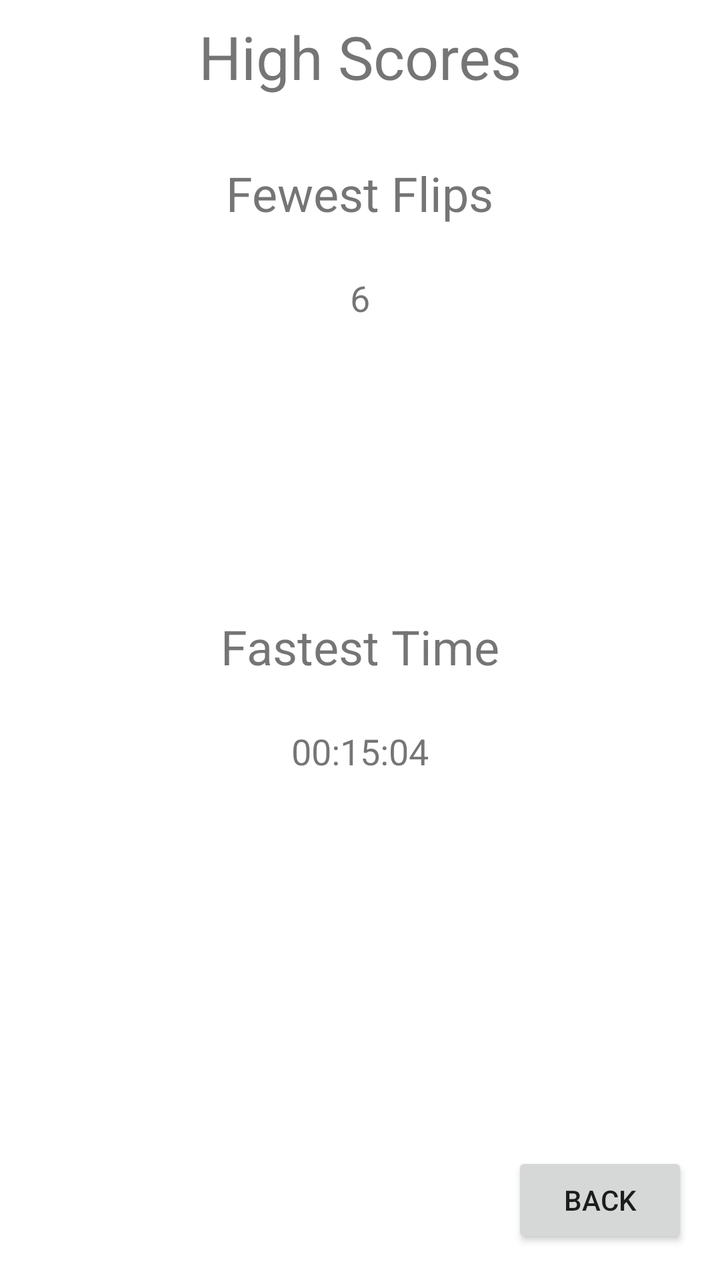
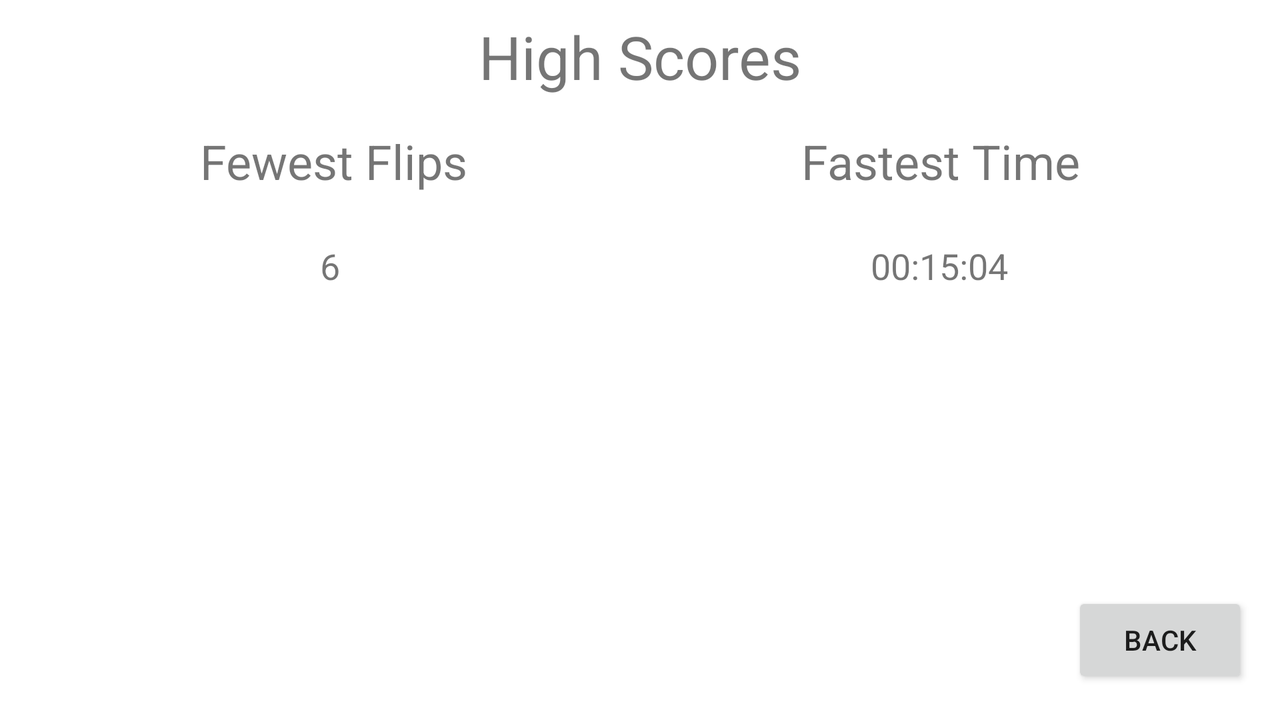

One screen, two layout resources from the same app: the default and the author's alternative for another configuration. Each is rendered where Android would select it; the XML of both is given below.
<!-- AndroidManifest.xml: application theme Theme.FlipDroid -->
<!-- res/layout/activity_scoreboard.xml -->
<?xml version="1.0" encoding="utf-8"?>
<androidx.constraintlayout.widget.ConstraintLayout xmlns:android="http://schemas.android.com/apk/res/android"
    xmlns:app="http://schemas.android.com/apk/res-auto"
    xmlns:tools="http://schemas.android.com/tools"
    android:layout_width="match_parent"
    android:layout_height="match_parent"
    tools:context=".Scoreboard">

    <TextView
        android:id="@+id/txt_score_title"
        android:layout_width="wrap_content"
        android:layout_height="wrap_content"
        android:layout_marginStart="8dp"
        android:layout_marginLeft="8dp"
        android:layout_marginTop="8dp"
        android:layout_marginEnd="8dp"
        android:layout_marginRight="8dp"
        android:text="@string/high_scores"
        android:textSize="30sp"
        app:layout_constraintEnd_toEndOf="parent"
        app:layout_constraintStart_toStartOf="parent"
        app:layout_constraintTop_toTopOf="parent" />

    <TextView
        android:id="@+id/txt_flips_title"
        android:layout_width="wrap_content"
        android:layout_height="wrap_content"
        android:layout_marginStart="8dp"
        android:layout_marginLeft="8dp"
        android:layout_marginTop="32dp"
        android:layout_marginEnd="8dp"
        android:layout_marginRight="8dp"
        android:text="@string/flips_title"
        android:textSize="24sp"
        app:layout_constraintEnd_toEndOf="parent"
        app:layout_constraintStart_toStartOf="parent"
        app:layout_constraintTop_toBottomOf="@+id/txt_score_title" />

    <TextView
        android:id="@+id/txt_flips_1"
        android:layout_width="wrap_content"
        android:layout_height="wrap_content"
        android:layout_marginStart="8dp"
        android:layout_marginLeft="8dp"
        android:layout_marginTop="24dp"
        android:layout_marginEnd="8dp"
        android:layout_marginRight="8dp"
        android:text="@string/flips_1"
        android:textSize="18sp"
        app:layout_constraintEnd_toEndOf="parent"
        app:layout_constraintStart_toStartOf="parent"
        app:layout_constraintTop_toBottomOf="@+id/txt_flips_title" />

    <TextView
        android:id="@+id/txt_time_title"
        android:layout_width="wrap_content"
        android:layout_height="wrap_content"
        android:layout_marginStart="8dp"
        android:layout_marginLeft="8dp"
        android:layout_marginTop="146dp"
        android:layout_marginEnd="8dp"
        android:layout_marginRight="8dp"
        android:text="@string/time_title"
        android:textSize="24sp"
        app:layout_constraintEnd_toEndOf="parent"
        app:layout_constraintStart_toStartOf="parent"
        app:layout_constraintTop_toBottomOf="@+id/txt_flips_1" />

    <TextView
        android:id="@+id/txt_time_1"
        android:layout_width="wrap_content"
        android:layout_height="wrap_content"
        android:layout_marginStart="8dp"
        android:layout_marginLeft="8dp"
        android:layout_marginTop="24dp"
        android:layout_marginEnd="8dp"
        android:layout_marginRight="8dp"
        android:text="@string/time_1"
        android:textSize="18sp"
        app:layout_constraintEnd_toEndOf="parent"
        app:layout_constraintStart_toStartOf="parent"
        app:layout_constraintTop_toBottomOf="@+id/txt_time_title" />

    <Button
        android:id="@+id/btn_back_scoreboard"
        android:layout_width="wrap_content"
        android:layout_height="wrap_content"
        android:layout_marginEnd="16dp"
        android:layout_marginRight="16dp"
        android:layout_marginBottom="16dp"
        android:onClick="backButtonHandler"
        android:text="@string/go_back"
        app:layout_constraintBottom_toBottomOf="parent"
        app:layout_constraintEnd_toEndOf="parent" />
</androidx.constraintlayout.widget.ConstraintLayout>
<!-- resources referenced by this layout -->
<resources>
  <string name="flips_1">6</string>
  <string name="flips_title">Fewest Flips</string>
  <string name="go_back">BACK</string>
  <string name="high_scores">High Scores</string>
  <string name="time_1">00:15:04</string>
  <string name="time_title">Fastest Time</string>
  <style name="Theme.FlipDroid" parent="Theme.MaterialComponents.DayNight.DarkActionBar">
          
          <item name="colorPrimary">@color/purple_500</item>
          <item name="colorPrimaryVariant">@color/purple_700</item>
          <item name="colorOnPrimary">@color/backgroundColor</item>
          
          <item name="colorSecondary">@color/teal_200</item>
          <item name="colorSecondaryVariant">@color/teal_700</item>
          <item name="colorOnSecondary">@color/textColor</item>
          
          <item name="android:statusBarColor" tools:targetApi="l">?attr/colorPrimaryVariant</item>
          
      </style>
  <color name="purple_500">#FF6200EE</color>
  <color name="purple_700">#FF3700B3</color>
  <color name="backgroundColor">#FCFCFC</color>
  <color name="teal_200">#FF03DAC5</color>
  <color name="teal_700">#FF018786</color>
  <color name="textColor">#000000</color>
</resources>
<!-- res/layout-land/activity_scoreboard.xml (the author's variant of the layout above) -->
<!-- drawn on the phone turned sideways -->
<?xml version="1.0" encoding="utf-8"?>
<androidx.constraintlayout.widget.ConstraintLayout xmlns:android="http://schemas.android.com/apk/res/android"
    xmlns:app="http://schemas.android.com/apk/res-auto"
    xmlns:tools="http://schemas.android.com/tools"
    android:layout_width="match_parent"
    android:layout_height="match_parent"
    tools:context=".Scoreboard">

    <TextView
        android:id="@+id/txt_score_title"
        android:layout_width="wrap_content"
        android:layout_height="wrap_content"
        android:layout_marginTop="8dp"
        android:text="@string/high_scores"
        android:textSize="30sp"
        app:layout_constraintEnd_toEndOf="parent"
        app:layout_constraintStart_toStartOf="parent"
        app:layout_constraintTop_toTopOf="parent" />

    <TextView
        android:id="@+id/txt_flips_title"
        android:layout_width="wrap_content"
        android:layout_height="wrap_content"
        android:layout_marginStart="100dp"
        android:layout_marginLeft="100dp"
        android:layout_marginTop="16dp"
        android:text="@string/flips_title"
        android:textSize="24sp"
        app:layout_constraintStart_toStartOf="parent"
        app:layout_constraintTop_toBottomOf="@+id/txt_score_title" />

    <TextView
        android:id="@+id/txt_flips_1"
        android:layout_width="wrap_content"
        android:layout_height="wrap_content"
        android:layout_marginTop="24dp"
        android:layout_marginEnd="64dp"
        android:layout_marginRight="64dp"
        android:text="@string/flips_1"
        android:textSize="18sp"
        app:layout_constraintEnd_toEndOf="@+id/txt_flips_title"
        app:layout_constraintTop_toBottomOf="@+id/txt_flips_title" />

    <TextView
        android:id="@+id/txt_time_title"
        android:layout_width="wrap_content"
        android:layout_height="wrap_content"
        android:layout_marginTop="16dp"
        android:layout_marginEnd="100dp"
        android:layout_marginRight="100dp"
        android:text="@string/time_title"
        android:textSize="24sp"
        app:layout_constraintEnd_toEndOf="parent"
        app:layout_constraintTop_toBottomOf="@+id/txt_score_title" />

    <TextView
        android:id="@+id/txt_time_1"
        android:layout_width="wrap_content"
        android:layout_height="wrap_content"
        android:layout_marginTop="24dp"
        android:layout_marginEnd="36dp"
        android:layout_marginRight="36dp"
        android:text="@string/time_1"
        android:textSize="18sp"
        app:layout_constraintEnd_toEndOf="@+id/txt_time_title"
        app:layout_constraintTop_toBottomOf="@+id/txt_time_title" />

    <Button
        android:id="@+id/btn_back_scoreboard"
        android:layout_width="wrap_content"
        android:layout_height="wrap_content"
        android:layout_marginEnd="16dp"
        android:layout_marginRight="16dp"
        android:layout_marginBottom="16dp"
        android:onClick="backButtonHandler"
        android:text="@string/go_back"
        app:layout_constraintBottom_toBottomOf="parent"
        app:layout_constraintEnd_toEndOf="parent" />
</androidx.constraintlayout.widget.ConstraintLayout>
